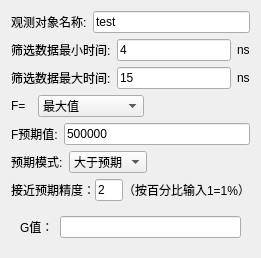
<?xml version="1.0" encoding="UTF-8"?>
<ui version="4.0">
 <class>TimeTargetItemUI</class>
 <widget class="QWidget" name="TimeTargetItemUI">
  <property name="geometry">
   <rect>
    <x>0</x>
    <y>0</y>
    <width>261</width>
    <height>256</height>
   </rect>
  </property>
  <property name="windowTitle">
   <string>Form</string>
  </property>
  <layout class="QVBoxLayout" name="verticalLayout">
   <item>
    <layout class="QHBoxLayout" name="horizontalLayout_4">
     <item>
      <widget class="QLabel" name="label_2">
       <property name="text">
        <string>观测对象名称:</string>
       </property>
      </widget>
     </item>
     <item>
      <widget class="QLineEdit" name="lineEditName">
       <property name="text">
        <string>test</string>
       </property>
      </widget>
     </item>
    </layout>
   </item>
   <item>
    <layout class="QHBoxLayout" name="horizontalLayout_6">
     <item>
      <widget class="QLabel" name="label_4">
       <property name="text">
        <string>筛选数据最小时间:</string>
       </property>
      </widget>
     </item>
     <item>
      <widget class="QLineEdit" name="lineEditMiniTime">
       <property name="text">
        <string>4</string>
       </property>
      </widget>
     </item>
     <item>
      <widget class="QLabel" name="label_12">
       <property name="text">
        <string>ns</string>
       </property>
      </widget>
     </item>
    </layout>
   </item>
   <item>
    <layout class="QHBoxLayout" name="horizontalLayout_5">
     <item>
      <widget class="QLabel" name="label_3">
       <property name="text">
        <string>筛选数据最大时间:</string>
       </property>
      </widget>
     </item>
     <item>
      <widget class="QLineEdit" name="lineEditMaxTime">
       <property name="text">
        <string>15</string>
       </property>
      </widget>
     </item>
     <item>
      <widget class="QLabel" name="label_13">
       <property name="text">
        <string>ns</string>
       </property>
      </widget>
     </item>
    </layout>
   </item>
   <item>
    <layout class="QHBoxLayout" name="horizontalLayout_7">
     <item>
      <widget class="QLabel" name="label_5">
       <property name="sizePolicy">
        <sizepolicy hsizetype="Minimum" vsizetype="Preferred">
         <horstretch>0</horstretch>
         <verstretch>0</verstretch>
        </sizepolicy>
       </property>
       <property name="text">
        <string>F=  </string>
       </property>
       <property name="alignment">
        <set>Qt::AlignLeading|Qt::AlignLeft|Qt::AlignVCenter</set>
       </property>
      </widget>
     </item>
     <item>
      <widget class="QComboBox" name="comboBoxF">
       <property name="sizePolicy">
        <sizepolicy hsizetype="Expanding" vsizetype="Fixed">
         <horstretch>0</horstretch>
         <verstretch>0</verstretch>
        </sizepolicy>
       </property>
       <item>
        <property name="text">
         <string>最大值</string>
        </property>
       </item>
       <item>
        <property name="text">
         <string>最小值</string>
        </property>
       </item>
       <item>
        <property name="text">
         <string>平均值</string>
        </property>
       </item>
      </widget>
     </item>
     <item>
      <spacer name="horizontalSpacer">
       <property name="orientation">
        <enum>Qt::Horizontal</enum>
       </property>
       <property name="sizeHint" stdset="0">
        <size>
         <width>40</width>
         <height>20</height>
        </size>
       </property>
      </spacer>
     </item>
    </layout>
   </item>
   <item>
    <layout class="QHBoxLayout" name="horizontalLayout_8">
     <item>
      <widget class="QLabel" name="label_6">
       <property name="text">
        <string>F预期值:</string>
       </property>
      </widget>
     </item>
     <item>
      <widget class="QLineEdit" name="lineEditMaxF">
       <property name="text">
        <string>500000</string>
       </property>
      </widget>
     </item>
    </layout>
   </item>
   <item>
    <layout class="QHBoxLayout" name="horizontalLayout_13">
     <item>
      <widget class="QLabel" name="label_11">
       <property name="text">
        <string>预期模式:</string>
       </property>
      </widget>
     </item>
     <item>
      <widget class="QComboBox" name="comboBoxExcpcet">
       <property name="sizePolicy">
        <sizepolicy hsizetype="Minimum" vsizetype="Fixed">
         <horstretch>0</horstretch>
         <verstretch>0</verstretch>
        </sizepolicy>
       </property>
       <property name="currentIndex">
        <number>1</number>
       </property>
       <item>
        <property name="text">
         <string>接近预期</string>
        </property>
       </item>
       <item>
        <property name="text">
         <string>大于预期</string>
        </property>
       </item>
      </widget>
     </item>
     <item>
      <spacer name="horizontalSpacer_2">
       <property name="orientation">
        <enum>Qt::Horizontal</enum>
       </property>
       <property name="sizeHint" stdset="0">
        <size>
         <width>40</width>
         <height>20</height>
        </size>
       </property>
      </spacer>
     </item>
    </layout>
   </item>
   <item>
    <widget class="QWidget" name="widgetAccuracy" native="true">
     <layout class="QHBoxLayout" name="horizontalLayout_16">
      <property name="spacing">
       <number>0</number>
      </property>
      <property name="leftMargin">
       <number>0</number>
      </property>
      <property name="topMargin">
       <number>0</number>
      </property>
      <property name="rightMargin">
       <number>0</number>
      </property>
      <property name="bottomMargin">
       <number>0</number>
      </property>
      <item>
       <widget class="QLabel" name="label_14">
        <property name="text">
         <string>接近预期精度：</string>
        </property>
       </widget>
      </item>
      <item>
       <widget class="QLineEdit" name="lineEditAccuracy">
        <property name="text">
         <string>2</string>
        </property>
       </widget>
      </item>
      <item>
       <widget class="QLabel" name="label_15">
        <property name="text">
         <string>（按百分比输入1=1%）</string>
        </property>
       </widget>
      </item>
     </layout>
    </widget>
   </item>
   <item>
    <widget class="QWidget" name="widgetG" native="true">
     <layout class="QHBoxLayout" name="horizontalLayout">
      <item>
       <widget class="QLabel" name="labelG">
        <property name="text">
         <string>G值：</string>
        </property>
       </widget>
      </item>
      <item>
       <widget class="QLineEdit" name="lineEditG"/>
      </item>
     </layout>
    </widget>
   </item>
   <item>
    <spacer name="verticalSpacer">
     <property name="orientation">
      <enum>Qt::Vertical</enum>
     </property>
     <property name="sizeHint" stdset="0">
      <size>
       <width>20</width>
       <height>40</height>
      </size>
     </property>
    </spacer>
   </item>
  </layout>
 </widget>
 <resources/>
 <connections/>
</ui>
